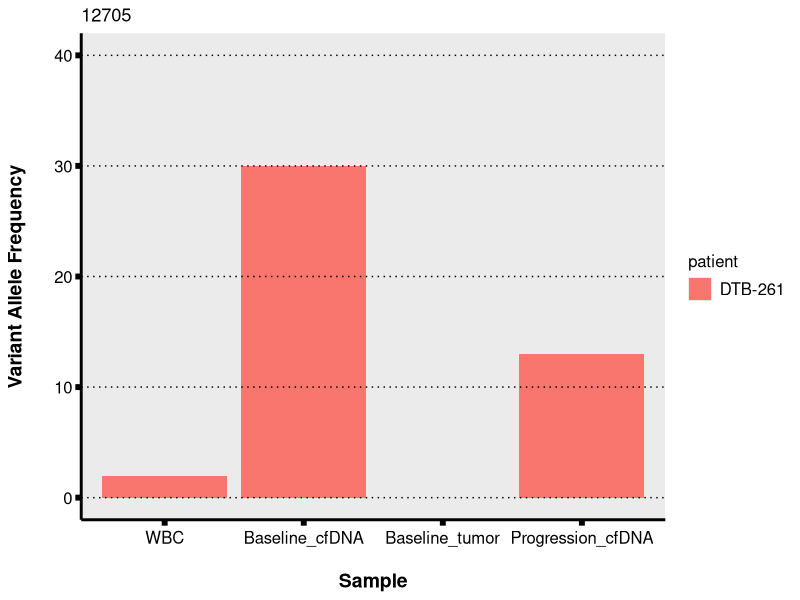

Generate this figure with R:
library(tidyverse)

cool_theme <-

  theme(panel.border = element_blank(),
      panel.grid.major = element_blank(),
      panel.grid.minor = element_blank(),
      axis.line = element_line(colour = "black", size = 1),
      axis.ticks = element_line(colour = "black", size = 2),
      axis.text = element_text(size=10),
      axis.text.x = element_text(vjust=0.5, colour = "black", size=12),
      axis.text.y = element_text(vjust=0.5, colour = "black", size=12),
      axis.title = element_text(size=14, face="bold"),
      legend.title = element_text(color = "black", size = 12),
      legend.text = element_text(color = "black", size = 12),
      axis.ticks.length=unit(0.15, "cm"),
      axis.title.x = element_text(margin = margin(t = 20, r = 0, b = 0, l = 20)),
      axis.title.y = element_text(margin = margin(t = 0, r = 20, b = 0, l = 0)), 
      strip.background = element_blank(), 
      strip.text = element_text(size = 12))
# This script visualizes the variant fractions from one single patient across samples, to show how the VAF changes through disease progression

# 12684 and 12705 
df_180_12684 <- data.frame(sample = c("WBC", "Baseline", "Progression", "Progression2"), VAF = c(0, 4, 31, 35), variant = "12684", patient = "AE-180")
df_180_12705 <- data.frame(sample = c("WBC", "Baseline", "Progression", "Progression2"), VAF = c(1, 4, 30, 34), variant = "12705", patient = "AE-180")

df_18_12684 <- data.frame(sample = c("WBC", "Baseline", "Progression", "Progression2"), VAF = c(4, 6, 28, 40), variant = "12684", patient = "AE-18")
df_18_12705 <- data.frame(sample = c("WBC", "Baseline", "Progression", "Progression2"), VAF = c(4, 6, 29, 39), variant = "12705", patient = "AE-18")

df_151_12684 <- data.frame(sample = c("WBC", "Baseline", "Progression", "Progression2"), VAF = c(1, 6, 6, 27), variant = "12684", patient = "AE-151")
df_151_12705 <- data.frame(sample = c("WBC", "Baseline", "Progression", "Progression2"), VAF = c(2, 6, 7, 27), variant = "12705", patient = "AE-151")

main_df <- rbind( df_180_12684, df_180_12705, df_18_12684, df_18_12705, df_151_12684, df_151_12705)

p <- ggplot(data = main_df, aes(x = factor(sample, levels = c("WBC", "Baseline", "Progression", "Progression2")), y = VAF, fill = patient)) + 
		facet_wrap(~variant) +
		geom_bar(stat = "identity", position = "dodge") + 
		xlab("Sample") + 
		scale_y_continuous(seq(0, 45, 10), name = "Variant Allele Frequency") + 
		geom_hline(yintercept = seq(0, 45, 10), linetype = "dotted") + 
		cool_theme

######################################################################
df_DTB_261_12705 <- data.frame(sample = c("WBC", "Baseline_cfDNA", "Baseline_tumor", "Progression_cfDNA"), VAF = c(2, 30, 0, 13), variant = "12705", patient = "DTB-261")

p <- ggplot(data = df_DTB_261_12705, aes(x = factor(sample, levels = c("WBC", "Baseline_cfDNA", "Baseline_tumor", "Progression_cfDNA")), y = VAF, fill = patient)) + 
		geom_bar(stat = "identity", position = "dodge") + 
		xlab("Sample") + 
		scale_y_continuous(seq(0, 45, 10), name = "Variant Allele Frequency") + 
		geom_hline(yintercept = seq(0, 45, 10), linetype = "dotted") + 
		ggtitle("12705") + 
		cool_theme

######################################################################
df_DTB_216_16184 <- data.frame(sample = c("WBC", "Baseline_cfDNA", "Progression_cfDNA", "Progression_Tumor", "Progression_Tumor2"), VAF = c(6, 69, 66, 3, 3), variant = "16184", patient = "DTB-216")	




path_to_df <- ""